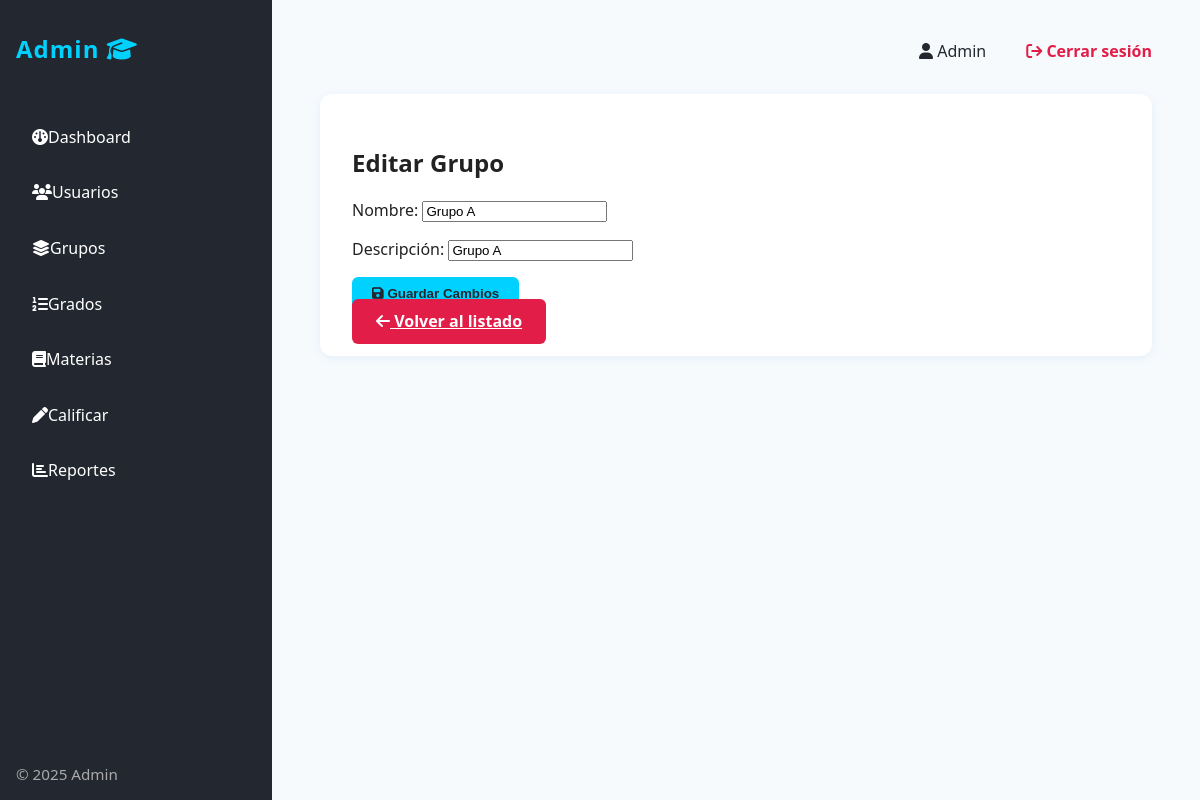
/admin/groups/edit/1 (signed in), run on the app's committed database.
### models.py (models this page shows)
class User(db.Model):
    id = db.Column(db.Integer, primary_key=True)
    username = db.Column(db.String(50), unique=True, nullable=False)
    password_hash = db.Column(db.String(128), nullable=False)
    first_name = db.Column(db.String(50), nullable=False)
    last_name = db.Column(db.String(50), nullable=False)
    is_admin = db.Column(db.Boolean, default=False)
    grade_level_id = db.Column(db.Integer, db.ForeignKey('grade_level.id'), nullable=True)
    group_id = db.Column(db.Integer, db.ForeignKey('group.id'), nullable=True)
    last_activity_at = db.Column(db.DateTime)
    created_at = db.Column(db.DateTime, default=datetime.utcnow)
    tasks = relationship('Task', backref='user', cascade="all, delete-orphan")
    class_schedules = relationship('ClassSchedule', backref='user', cascade="all, delete-orphan")
    student_subjects = db.relationship('StudentSubject', backref='user', lazy='dynamic')
    grades = db.relationship('Grade', backref='user', lazy='dynamic')
    attendances = db.relationship('Attendance', backref='user', lazy='dynamic')
    behaviors = db.relationship('Behavior', backref='user', lazy='dynamic')

class Group(db.Model):
    id = db.Column(db.Integer, primary_key=True)
    name = db.Column(db.String(50), unique=True, nullable=False)
    description = db.Column(db.Text)
    created_at = db.Column(db.DateTime, default=datetime.utcnow)
    users = relationship('User', backref='group', cascade="all, delete-orphan")

### app.py (the view)
    def wrapped_view(*args, **kwargs):
        if g.user is None or not g.user.is_admin:
            flash("Acceso solo para administradores.", "danger")
            return redirect(url_for("login"))
        return view(*args, **kwargs)

### app.py (called while the page is built)
@app.before_request
def load_logged_in_user():
    user_id = session.get('user_id')
    if user_id is None:
        g.user = None
    else:
        g.user = User.query.get(user_id)
        if g.user:
            g.user.last_activity_at = datetime.utcnow()
            db.session.commit()

@app.context_processor
def inject_globals():
    now_aware = datetime.now(timezone.utc)
    return dict(current_user=g.user, current_year=now_aware.year, now=lambda: now_aware)

def admin_required(view):
    def wrapped_view(*args, **kwargs):
        if g.user is None or not g.user.is_admin:
            flash("Acceso solo para administradores.", "danger")
            return redirect(url_for("login"))
        return view(*args, **kwargs)
    wrapped_view.__name__ = view.__name__
    return wrapped_view

@app.route("/admin/groups/edit/<int:group_id>", methods=["GET", "POST"])
@admin_required
def admin_edit_group(group_id):
    group = Group.query.get_or_404(group_id)
    if request.method == "POST":
        group.name = request.form["name"]
        group.description = request.form["description"]
        db.session.commit()
        flash("Grupo actualizado correctamente.", "success")
        return redirect(url_for("admin_groups"))
    return render_template("admin_edit_group.html", group=group)

### templates/admin_edit_group.html
{% extends 'base.html' %}
{% block content_admin %}
<div class="admin-card">
    <h2>Editar Grupo</h2>
    <form method="post">
        <div style="margin-bottom:1em;">
            <label>Nombre:</label>
            <input type="text" name="name" value="{{ group.name }}" required>
        </div>
        <div style="margin-bottom:1em;">
            <label>Descripción:</label>
            <input type="text" name="description" value="{{ group.description }}">
        </div>
        <button type="submit" class="admin-btn"><i class="fa-solid fa-floppy-disk"></i> Guardar Cambios</button>
    </form>
    <a href="{{ url_for('admin_groups') }}" class="admin-btn admin-btn-danger" style="margin-top:1em;"><i class="fa-solid fa-arrow-left"></i> Volver al listado</a>
</div>
{% endblock %}

### templates/base.html (shortened to what this page needs)
{% if current_user and current_user.is_admin %}
<!DOCTYPE html>
<html>
<head>
    <link rel="stylesheet" type="text/css" href="{{ url_for('static', filename='admin.css')}}" />
    <link rel="stylesheet" href="https://cdnjs.cloudflare.com/ajax/libs/font-awesome/6.4.0/css/all.min.css"/>
</head>
<body>
    <div class="admin-layout">
        <nav class="admin-sidebar">
            <div class="logo">Admin <i class="fa-solid fa-graduation-cap"></i></div>
            <a href="{{ url_for('admin_dashboard') }}" class="{% if request.endpoint == 'admin_dashboard' %}active{% endif %}"><i class="fa-solid fa-gauge"></i> Dashboard</a>
            <a href="{{ url_for('admin_users') }}" class="{% if 'admin_users' in request.endpoint %}active{% endif %}"><i class="fa-solid fa-users"></i> Usuarios</a>
            <a href="{{ url_for('admin_groups') }}" class="{% if 'admin_groups' in request.endpoint %}active{% endif %}"><i class="fa-solid fa-layer-group"></i> Grupos</a>
            <a href="{{ url_for('admin_grade_levels') }}" class="{% if 'admin_grade_levels' in request.endpoint %}active{% endif %}"><i class="fa-solid fa-list-ol"></i> Grados</a>
            <a href="{{ url_for('admin_subjects') }}" class="{% if 'admin_subjects' in request.endpoint %}active{% endif %}"><i class="fa-solid fa-book"></i> Materias</a>
            <a href="{{ url_for('admin_grade_students') }}" class="{% if 'admin_grade_students' in request.endpoint %}active{% endif %}"><i class="fa-solid fa-pen"></i> Calificar</a>
            <a href="{{ url_for('admin_reports') }}" class="{% if 'admin_reports' in request.endpoint %}active{% endif %}"><i class="fa-solid fa-chart-bar"></i> Reportes</a>
            <div class="sidebar-footer">
                <span>&copy; {{ current_year }} Admin</span>
            </div>
        </nav>
        <main class="admin-main">
            <div class="admin-header">
                <span class="user"><i class="fa-solid fa-user"></i> {{ current_user.first_name }}</span>
                <a href="{{ url_for('logout') }}" class="logout"><i class="fa-solid fa-arrow-right-from-bracket"></i> Cerrar sesión</a>
            </div>
            {% block content_admin %}{% endblock %}
        </main>
    </div>
</body>
</html>
{% endif %}

### static/admin.css (style rules this page uses)
body { font-family: 'Segoe UI', Arial, sans-serif; background: #f6fafd; margin: 0; padding: 0; color: #222; }
.admin-layout { display: flex; min-height: 100vh; background: #f6fafd; }
.admin-sidebar { width: 240px; background: #23272f; color: #fff; display: flex; flex-direction: column; padding: 2em 1em 1em 1em; box-shadow: 2px 0 8px rgba(0,0,0,0.07); }
.admin-sidebar .logo { font-size: 1.5em; font-weight: bold; margin-bottom: 2em; color: #00d1ff; letter-spacing: 1px; }
.admin-sidebar a { color: #fff; text-decoration: none; padding: 0.8em 1em; border-radius: 6px; margin-bottom: 0.5em; font-weight: 500; display: flex; align-items: center; transition: background 0.2s; }
.admin-sidebar .sidebar-footer { margin-top: auto; font-size: 0.95em; color: #aaa; }
.admin-main { flex: 1; padding: 2.5em 3em; background: #f6fafd; }
.admin-header { display: flex; justify-content: flex-end; align-items: center; margin-bottom: 2em; }
.admin-header .user { font-weight: 500; margin-right: 1.5em; color: #23272f; }
.admin-header .logout { color: #e11d48; text-decoration: none; font-weight: bold; margin-left: 1em; }
.admin-card { background: #fff; border-radius: 12px; box-shadow: 0 2px 8px rgba(37,99,235,0.08); padding: 2em 2em 1.5em 2em; margin-bottom: 2em; }
.admin-btn { background: #00d1ff; color: #23272f; border: none; padding: 0.7em 1.5em; border-radius: 6px; font-weight: bold; cursor: pointer; margin-right: 0.5em; transition: background 0.2s; }
.admin-btn-danger { background: #e11d48; color: #fff; }

### data on the page
User: first_name "Admin"
Group: name "Grupo A", description "Grupo A"
